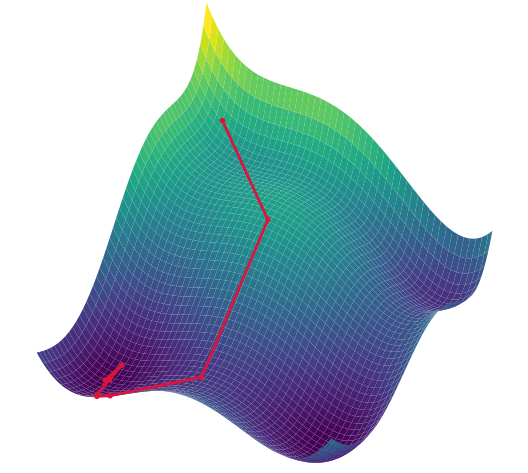

Python code for this plot:
# Six-hump Camelback function
# The objective is
# f(x, y) = (4 - 2.1x^2 + \frac{x^4}{3}) x^2 + xy + (-4 + 4y^2) y^2.
# We visualize the surface and the L-BFGS iterates starting from $(x_0, y_0) = (-1.8, -0.8)$.

import os
from pathlib import Path

import fitz
import matplotlib.pyplot as plt
import numpy as np
from mpl_toolkits.mplot3d import Axes3D  # noqa: F401
from scipy.optimize import minimize


def sixhump_with_grad(x: np.ndarray):
    x0, x1 = x
    term1 = (4 - 2.1 * x0**2 + (x0**4) / 3.0) * x0**2
    term2 = x0 * x1
    term3 = (-4 + 4 * x1**2) * x1**2
    value = term1 + term2 + term3
    grad_x0 = 8 * x0 - 8.4 * x0**3 + 2 * x0**5 + x1
    grad_x1 = x0 - 8 * x1 + 16 * x1**3
    return value, np.array([grad_x0, grad_x1])


def sixhump_value(x: np.ndarray):
    return sixhump_with_grad(x)[0]


def sixhump_grad(x: np.ndarray):
    return sixhump_with_grad(x)[1]


def strip_axes(ax):
    ax.set_axis_off()
    ax.set_xticks([])
    ax.set_yticks([])
    ax.set_zticks([])


def build_scene(surface_alpha: float, add_path: bool):
    fig = plt.figure(figsize=(6, 8))
    ax = fig.add_subplot(111, projection="3d")
    ax.plot_surface(
        xg,
        yg,
        zg,
        cmap=plt.colormaps.get_cmap("viridis"),
        linewidth=0,
        alpha=surface_alpha,
    )
    if add_path:
        ax.plot(
            path[:, 0],
            path[:, 1],
            path_z,
            color="crimson",
            marker="o",
            markersize=3,
            linewidth=2,
        )
    strip_axes(ax)
    ax.view_init(elev=40, azim=30)
    fig.subplots_adjust(0, 0, 1, 1)
    return fig


def save_layer(surface_alpha: float, add_path: bool, target: Path, transparent: bool):
    fig = build_scene(surface_alpha, add_path)
    save_kwargs = {"format": "pdf", "bbox_inches": "tight", "pad_inches": 0}
    if transparent:
        save_kwargs.update(facecolor="none", edgecolor="none", transparent=True)
    fig.savefig(target, **save_kwargs)
    plt.close(fig)


def crop_page_to_content(page: fitz.Page) -> None:
    x0 = 30
    y0 = 30
    x1 = 410
    y1 = 370
    crop_rect = fitz.Rect(x0, y0, x1, y1)
    page.set_cropbox(crop_rect)


def merge_layers(
    layer_path: Path,
    base_path: Path,
    out_pdf: Path,
):
    doc_layer = fitz.open(layer_path)
    doc_base = fitz.open(base_path)
    output_doc = fitz.open()
    try:
        output_doc.insert_pdf(doc_base, from_page=0, to_page=0)
        output_page = output_doc[0]
        output_page.show_pdf_page(output_page.rect, doc_layer, 0, overlay=True)
        crop_page_to_content(output_page)
        output_doc.save(out_pdf, garbage=4, deflate=True, clean=True)
    finally:
        doc_layer.close()
        doc_base.close()
        output_doc.close()


# Grid for surface
x = np.linspace(-2, 0.5, 150)
y = np.linspace(-1, 1, 150)
xg, yg = np.meshgrid(x, y)
zg = sixhump_value(np.array([xg, yg]))

# L-BFGS-B from starting point (-1.8, -0.8)
x0 = np.array([-1.8, -0.8], dtype=float)
val0, grad0 = sixhump_with_grad(x0)
logs = [
    {
        "iter": -1,
        "x": float(x0[0]),
        "y": float(x0[1]),
        "f": float(val0),
        "grad_norm": float(np.linalg.norm(grad0)),
    }
]


def callback(xk: np.ndarray):
    val, grad = sixhump_with_grad(xk)
    logs.append(
        {
            "iter": len(logs),
            "x": float(xk[0]),
            "y": float(xk[1]),
            "f": float(val),
            "grad_norm": float(np.linalg.norm(grad)),
        }
    )


result = minimize(
    sixhump_value,
    x0=x0,
    method="L-BFGS-B",
    jac=sixhump_grad,
    callback=callback,
)

# Add final point to logs if not captured
val_final, grad_final = sixhump_with_grad(result.x)
if (
    not logs
    or logs[-1]["x"] != float(result.x[0])
    or logs[-1]["y"] != float(result.x[1])
):
    logs.append(
        {
            "iter": len(logs),
            "x": float(result.x[0]),
            "y": float(result.x[1]),
            "f": float(val_final),
            "grad_norm": float(np.linalg.norm(grad_final)),
        }
    )

print("Optimization log (iteration, x, y, f, ||grad||):")
for entry in logs:
    print(
        f"{entry['iter']:3d}: x={entry['x']:+.4f}, y={entry['y']:+.4f}, "
        f"f={entry['f']:+.6f}, grad_norm={entry['grad_norm']:.3e}"
    )

# Trajectory arrays
path = np.array([[e["x"], e["y"]] for e in logs])
path_z = sixhump_value(path.T)

# Output paths
output_dir = Path(os.path.dirname(__file__))
output_dir.mkdir(parents=True, exist_ok=True)
pdf_transparent = output_dir / "sixhump_path_layer.pdf"
pdf_opaque = output_dir / "sixhump_surface_base.pdf"
final_pdf = output_dir / "sixhump.pdf"

# 1. Transparent path layer (surface hidden)
save_layer(surface_alpha=0.0, add_path=True, target=pdf_transparent, transparent=True)

# 2. Opaque surface without path (base layer)
save_layer(surface_alpha=1.0, add_path=False, target=pdf_opaque, transparent=False)

# 3. Merge layers and export PNG
merge_layers(layer_path=pdf_transparent, base_path=pdf_opaque, out_pdf=final_pdf)
pdf_transparent.unlink(missing_ok=True)
pdf_opaque.unlink(missing_ok=True)

print(f"Layered visualization saved to {final_pdf}")
